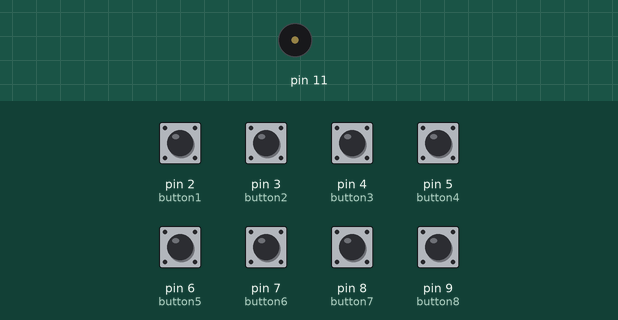
Simulated run of this sketch. Board: Arduino Uno, built with avr-gcc and run on an emulated ATmega328P. Parts: buzzer (waves = sounding). The test bench sets the inputs (shaded band); at power-on: pin 2 (button1), pin 3 (button2), pin 4 (button3), pin 5 (button4), pin 6 (button5), pin 7 (button6), pin 8 (button7), pin 9 (button8) HIGH.

Above: at 1.2 s.
1.3 s: pin 2 (button1) pulled LOW for 1 s
At 1.45 s:
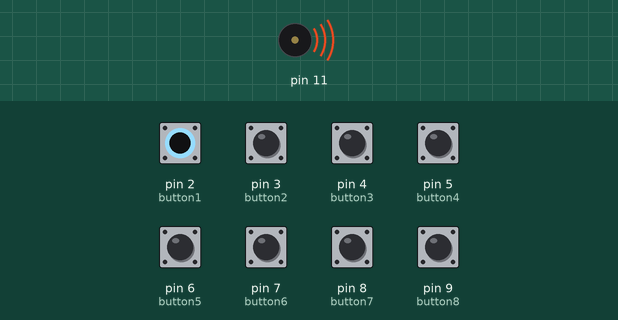
Timing chart, 0 to 4.3 s (numbered marks = the images above; inputs shaded):
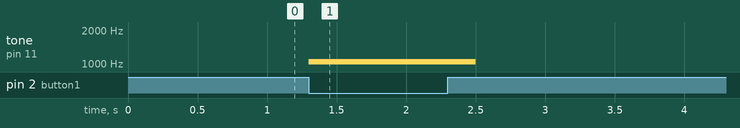

The sketch:

basic_music_player_with_arduino.ino
```cpp
//https://www.arduino.cc/en/Tutorial/toneMelody
/*************************************************
 * Public Constants
 *************************************************/

#define NOTE_B0  31
#define NOTE_C1  33
#define NOTE_CS1 35
#define NOTE_D1  37
#define NOTE_DS1 39
#define NOTE_E1  41
#define NOTE_F1  44
#define NOTE_FS1 46
#define NOTE_G1  49
#define NOTE_GS1 52
#define NOTE_A1  55
#define NOTE_AS1 58
#define NOTE_B1  62
#define NOTE_C2  65
#define NOTE_CS2 69
#define NOTE_D2  73
#define NOTE_DS2 78
#define NOTE_E2  82
#define NOTE_F2  87
#define NOTE_FS2 93
#define NOTE_G2  98
#define NOTE_GS2 104
#define NOTE_A2  110
#define NOTE_AS2 117
#define NOTE_B2  123
#define NOTE_C3  131
#define NOTE_CS3 139
#define NOTE_D3  147
#define NOTE_DS3 156
#define NOTE_E3  165
#define NOTE_F3  175
#define NOTE_FS3 185
#define NOTE_G3  196
#define NOTE_GS3 208
#define NOTE_A3  220
#define NOTE_AS3 233
#define NOTE_B3  247
#define NOTE_C4  262
#define NOTE_CS4 277
#define NOTE_D4  294
#define NOTE_DS4 311
#define NOTE_E4  330
#define NOTE_F4  349
#define NOTE_FS4 370
#define NOTE_G4  392
#define NOTE_GS4 415
#define NOTE_A4  440
#define NOTE_AS4 466
#define NOTE_B4  494
#define NOTE_C5  523
#define NOTE_CS5 554
#define NOTE_D5  587
#define NOTE_DS5 622
#define NOTE_E5  659
#define NOTE_F5  698
#define NOTE_FS5 740
#define NOTE_G5  784
#define NOTE_GS5 831
#define NOTE_A5  880
#define NOTE_AS5 932
#define NOTE_B5  988
#define NOTE_C6  1047
#define NOTE_CS6 1109
#define NOTE_D6  1175
#define NOTE_DS6 1245
#define NOTE_E6  1319
#define NOTE_F6  1397
#define NOTE_FS6 1480
#define NOTE_G6  1568
#define NOTE_GS6 1661
#define NOTE_A6  1760
#define NOTE_AS6 1865
#define NOTE_B6  1976
#define NOTE_C7  2093
#define NOTE_CS7 2217
#define NOTE_D7  2349
#define NOTE_DS7 2489
#define NOTE_E7  2637
#define NOTE_F7  2794
#define NOTE_FS7 2960
#define NOTE_G7  3136
#define NOTE_GS7 3322
#define NOTE_A7  3520
#define NOTE_AS7 3729
#define NOTE_B7  3951
#define NOTE_C8  4186
#define NOTE_CS8 4435
#define NOTE_D8  4699
#define NOTE_DS8 4978
int tone_duration=300;

int button1 = 2;
int button2 = 3;
int button3 = 4;
int button4 = 5;
int button5 = 6;
int button6 = 7;
int button7 = 8;
int button8 = 9;

void setup() {
  pinMode(button1, INPUT_PULLUP);
  pinMode(button2, INPUT_PULLUP);
  pinMode(button3, INPUT_PULLUP);
  pinMode(button4, INPUT_PULLUP);
  pinMode(button5, INPUT_PULLUP);
  pinMode(button6, INPUT_PULLUP);
  pinMode(button7, INPUT_PULLUP);
  pinMode(button8, INPUT_PULLUP);
}

void loop() {
  if (digitalRead(button1) == LOW)
  {
    tone(11, NOTE_C6,tone_duration);
    delay(tone_duration);
  }
  if (digitalRead(button2) == LOW)
  {
    tone(11, NOTE_D6,tone_duration);
    delay(tone_duration);
  }
  if (digitalRead(button3) == LOW)
  {
    tone(11, NOTE_E6,tone_duration);
    delay(tone_duration);
  }
  if (digitalRead(button4) == LOW)
  {
    tone(11, NOTE_F6,tone_duration);
    delay(tone_duration);
  }
  if (digitalRead(button5) == LOW)
  {
    tone(11, NOTE_G6,tone_duration);
    delay(tone_duration);
  }
  if (digitalRead(button6) == LOW)
  {
    tone(11, NOTE_A6,tone_duration);
    delay(tone_duration);
  }
  if (digitalRead(button7) == LOW)
  {
    tone(11, NOTE_B6,tone_duration);
    delay(tone_duration);
  }
  if (digitalRead(button8) == LOW)
  {
    tone(11, NOTE_C7,tone_duration);
    delay(tone_duration);
  }

}
```

Measured:
- after the input at 1.3 s, tone on pin 11: silent → 1047 Hz at once, → silent 1.2 s later
